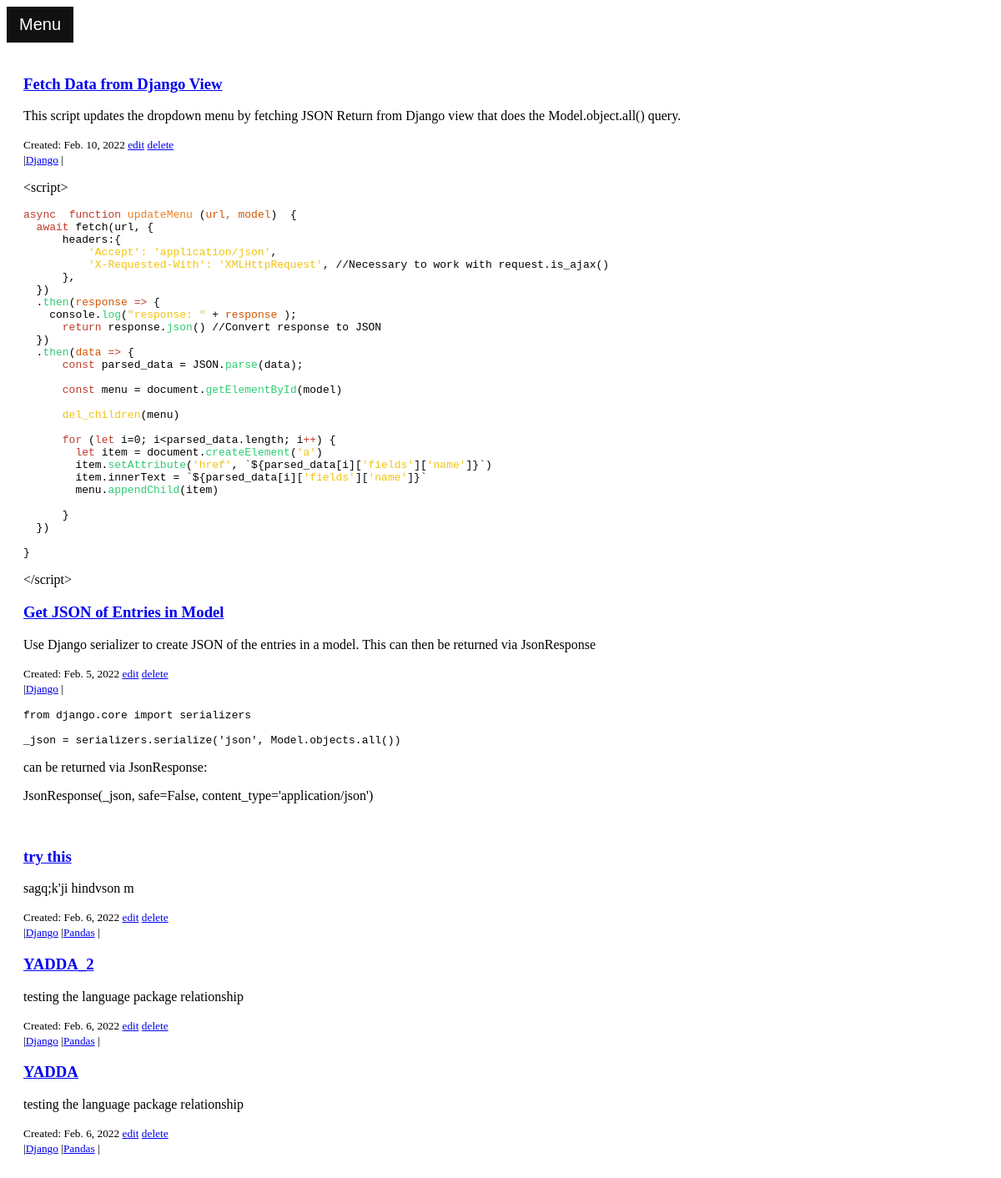
The page / on the database its author committed.
### snippets/models.py (models this page shows, shortened)
class CodeSnippet(models.Model):
    name = models.CharField(max_length=255)
    author = models.ForeignKey(User, on_delete=models.CASCADE, null=True, blank=True)
    language = models.ForeignKey(Language, on_delete=models.CASCADE, null=True)
    package = models.ManyToManyField(Package, related_name='snippets')
    application = models.ForeignKey(Application, on_delete=models.CASCADE, null=True)
    summary = models.CharField(max_length=500)
    code = RichTextField(blank=True, null=True)
    date_created = models.DateField(auto_now_add=True)
    last_modified = models.DateField(auto_now=True)
    slug = models.SlugField(max_length=50, unique=True, blank=True)
    class Meta:
        ordering = ['last_modified']

class Package(models.Model):
    name = models.CharField(max_length=100, unique=True)
    class Meta:
        ordering = ['name']
    def __str__(self):
        return self.name

### snippets/views.py (the view)
# urls.py: path('', views.homeView, name= 'Home'),
def homeView(request):
    recent_snippets = CodeSnippet.objects.order_by('last_modified')[:10:-1]
    languages = Language.objects.order_by("name")
    packages = Package.objects.order_by("name")
    applications = Application.objects.order_by("name")
    context = {'recent_snippets': recent_snippets,
               'languages': languages,
               'packages': packages,
               'applications': applications}
    return render(request, 'snippetsHome.html', context)

### snippets/templates/snippetsHome.html (shortened to what this page needs)
<!DOCTYPE html>
<html lang="en">
{% block title %}
    <head>
    </head>
{% endblock %}
<body>
    {% block sidenav %}
    <nav>
        <button class="openbtn" onclick="openNav()">Menu</button>
    </nav>
        {%  load static %}
        <link href="{% static 'css/snippetsStyle.css'%}" rel="stylesheet" media="screen">
    {% endblock %}
    {% block snippets-main %}
    <div id="main">
        <div class="card">
            {% for snippet in recent_snippets %}
                <div>
                    <h3><a href="{% url 'snippets:Detail' snippet.pk %}">{{ snippet.name }}</a></h3>
                    <P> {{ snippet.summary}} </P>
                    <div class="snippet-info-block">
                        <small>
                            Created: {{ snippet.date_created }}
                            <a href="{% url 'snippets:EditSnip' snippet.pk %}  ">   edit</a>
                            <a href="{% url 'snippets:DelSnip' snippet.pk %}  ">   delete</a>
                            <br>
                            {% for package in snippet.package.all %}
                                |<a class="small-a" href="#">{{ package }}</a>
                            {% endfor %}
                                |
                                <br>
                        </small>
                    </div>
                    <p class="snippet-code"> {{ snippet.code | safe }} </p>
                </div>
            {% endfor %}
        </div>
    </div>
    {% endblock %}
</body>
</html>

### snippets/static/css/snippetsStyle.css (style rules this page uses)
.openbtn { font-size: 20px; cursor: pointer; background-color: #111; color: white; padding: 10px 15px; border: none; }
#main { transition: margin-left .5s; padding: 20px; }

### rows shown on the page
CodeSnippet: name "Fetch Data from Django View", summary "This script updates the dropdown menu by fetching JSON Return from Django view that does the Model.object.all() query.", date_created "Feb. 10, 2022", code "<script> async function updateMenu ( url, model ) { await fetch(url, { headers:{ 'Accept': 'application/json' , 'X-Requested-With': 'XMLHttpRequest' , //Necessary to work with request.is_ajax() }, }) . then ( response => { console. log ( \"response: \" + response ); return response. json () //Convert response to JSON }) . then ( data => { const parsed_data = JSON. parse (data); const menu = document. getElementById (model) del_children (menu) for ( let i=0; i<parsed_data.length; i ++ ) { let item = document. createElement ( 'a' ) item. setAttribute ( 'href' , `${parsed_data[i][ 'fields' ][ 'name' ]}`) item.innerText = `${parsed_data[i][ 'fields' ][ 'name' ]}` menu. appendChild (item) } }) }…"
Package: name "Django"
CodeSnippet: name "Get JSON of Entries in Model", summary "Use Django serializer to create JSON of the entries in a model. This can then be returned via JsonResponse", date_created "Feb. 5, 2022", code "from django.core import serializers _json = serializers.serialize('json', Model.objects.all()) can be returned via JsonResponse: JsonResponse(_json, safe=False, content_type='application/json')"
CodeSnippet: name "try this", summary "sagq;k'ji hindvson m", date_created "Feb. 6, 2022"
Package: name "Pandas"
CodeSnippet: name "YADDA_2", summary "testing the language package relationship", date_created "Feb. 6, 2022"
CodeSnippet: name "YADDA", summary "testing the language package relationship", date_created "Feb. 6, 2022"
